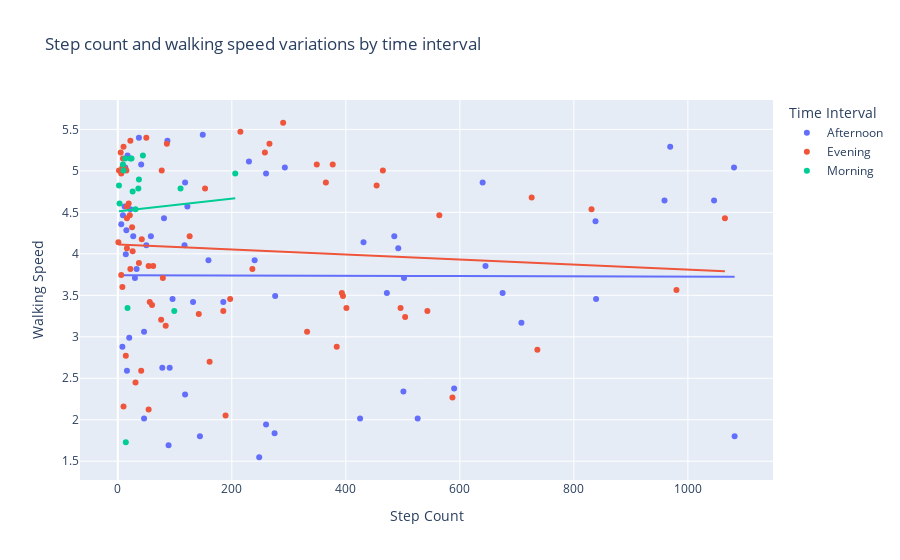

Notebook cell for this chart:
### Code cell
fig = px.scatter(data,x='Step Count',
                y='Walking Speed',
                color='Time Interval',
                title='Step count and walking speed variations by time interval',
                trendline='ols' )
fig.show()

### Figure 1 — Plotly figure (JSON) as saved in the notebook; plotly's stock layout.template omitted (floating-point values rounded to 4 significant figures)
{"data": [{"hovertemplate": "Time Interval=Afternoon<br>Step Count=%{x}<br>Walking Speed=%{y}<extra></extra>", "legendgroup": "Afternoon", "marker": {"color": "#636efa", "symbol": "circle"}, "mode": "markers", "name": "Afternoon", "orientation": "v", "showlegend": true, "type": "scatter", "x": [46, 645, 14, 13, 17, 122, 839, 118, 590, 425, 260, 838, 959, 89, 472, 117, 30, 492, 431, 502, 708, 675, 58, 27, 81, 6, 50, 78, 96, 132, 33, 91, 16, 501, 240, 20, 8, 185, 144, 526, 46, 118, 230, 293, 12, 9, 41, 22, 15, 485, 1046, 159, 260, 248, 1082, 275, 276, 149, 87, 37, 969, 640, 1081], "xaxis": "x", "y": [3.06, 3.852, 3.996, 5.04, 5.184, 4.572, 3.456, 2.304, 2.376, 2.016, 4.968, 4.392, 4.644, 1.692, 3.528, 4.104, 3.708, 4.068, 4.14, 3.708, 3.168, 3.528, 4.212, 4.212, 4.428, 4.356, 4.104, 2.628, 3.456, 3.42, 3.816, 2.628, 2.592, 2.34, 3.924, 2.988, 2.88, 3.42, 1.8, 2.016, 2.016, 4.86, 5.112, 5.04, 4.572, 4.464, 5.076, 4.536, 4.284, 4.212, 4.644, 3.924, 1.944, 1.548, 1.8, 1.836, 3.492, 5.436, 5.364, 5.4, 5.292, 4.86, 5.04], "yaxis": "y"}, {"hovertemplate": "<b>OLS trendline</b><br>Walking Speed = -1.70101e-05 * Step Count + 3.74265<br>R<sup>2</sup>=0.000023<br><br>Time Interval=Afternoon<br>Step Count=%{x}<br>Walking Speed=%{y} <b>(trend)</b><extra></extra>", "legendgroup": "Afternoon", "marker": {"color": "#636efa", "symbol": "circle"}, "mode": "lines", "name": "Afternoon", "showlegend": false, "type": "scatter", "x": [6, 8, 9, 12, 13, 14, 15, 16, 17, 20, 22, 27, 30, 33, 37, 41, 46, 46, 50, 58, 78, 81, 87, 89, 91, 96, 117, 118, 118, 122, 132, 144, 149, 159, 185, 230, 240, 248, 260, 260, 275, 276, 293, 425, 431, 472, 485, 492, 501, 502, 526, 590, 640, 645, 675, 708, 838, 839, 959, 969, 1046, 1081, 1082], "xaxis": "x", "y": [3.743, 3.743, 3.742, 3.742, 3.742, 3.742, 3.742, 3.742, 3.742, 3.742, 3.742, 3.742, 3.742, 3.742, 3.742, 3.742, 3.742, 3.742, 3.742, 3.742, 3.741, 3.741, 3.741, 3.741, 3.741, 3.741, 3.741, 3.741, 3.741, 3.741, 3.74, 3.74, 3.74, 3.74, 3.74, 3.739, 3.739, 3.738, 3.738, 3.738, 3.738, 3.738, 3.738, 3.735, 3.735, 3.735, 3.734, 3.734, 3.734, 3.734, 3.734, 3.733, 3.732, 3.732, 3.731, 3.731, 3.728, 3.728, 3.726, 3.726, 3.725, 3.724, 3.724], "yaxis": "y"}, {"hovertemplate": "Time Interval=Evening<br>Step Count=%{x}<br>Walking Speed=%{y}<extra></extra>", "legendgroup": "Evening", "marker": {"color": "#EF553B", "symbol": "circle"}, "mode": "markers", "name": "Evening", "orientation": "v", "showlegend": true, "type": "scatter", "x": [8, 564, 153, 16, 22, 16, 587, 496, 395, 401, 384, 161, 736, 142, 10, 8, 6, 56, 26, 1, 236, 14, 504, 60, 54, 77, 19, 189, 31, 84, 76, 41, 37, 21, 50, 10, 22, 15, 79, 454, 465, 11, 365, 377, 5, 9, 2, 86, 42, 332, 185, 290, 215, 258, 266, 54, 6, 349, 980, 726, 1065, 831, 126, 62, 25, 543, 393, 197, 16], "xaxis": "x", "y": [5.04, 4.464, 4.788, 4.068, 3.816, 4.572, 2.268, 3.348, 3.492, 3.348, 2.88, 2.7, 2.844, 3.276, 2.16, 3.6, 3.744, 3.42, 4.032, 4.14, 3.816, 2.772, 3.24, 3.384, 2.124, 5.004, 4.608, 2.052, 2.448, 3.132, 3.204, 2.592, 3.888, 4.464, 5.4, 5.292, 5.364, 5.004, 3.708, 4.824, 5.004, 5.04, 4.86, 5.076, 5.22, 5.148, 5.004, 5.328, 4.176, 3.06, 3.312, 5.58, 5.472, 5.22, 5.328, 3.852, 4.968, 5.076, 3.564, 4.68, 4.428, 4.536, 4.212, 3.852, 4.32, 3.312, 3.528, 3.456, 4.428], "yaxis": "y"}, {"hovertemplate": "<b>OLS trendline</b><br>Walking Speed = -0.000303736 * Step Count + 4.11271<br>R<sup>2</sup>=0.006415<br><br>Time Interval=Evening<br>Step Count=%{x}<br>Walking Speed=%{y} <b>(trend)</b><extra></extra>", "legendgroup": "Evening", "marker": {"color": "#EF553B", "symbol": "circle"}, "mode": "lines", "name": "Evening", "showlegend": false, "type": "scatter", "x": [1, 2, 5, 6, 6, 8, 8, 9, 10, 10, 11, 14, 15, 16, 16, 16, 19, 21, 22, 22, 25, 26, 31, 37, 41, 42, 50, 54, 54, 56, 60, 62, 76, 77, 79, 84, 86, 126, 142, 153, 161, 185, 189, 197, 215, 236, 258, 266, 290, 332, 349, 365, 377, 384, 393, 395, 401, 454, 465, 496, 504, 543, 564, 587, 726, 736, 831, 980, 1065], "xaxis": "x", "y": [4.112, 4.112, 4.111, 4.111, 4.111, 4.11, 4.11, 4.11, 4.11, 4.11, 4.109, 4.108, 4.108, 4.108, 4.108, 4.108, 4.107, 4.106, 4.106, 4.106, 4.105, 4.105, 4.103, 4.101, 4.1, 4.1, 4.098, 4.096, 4.096, 4.096, 4.094, 4.094, 4.09, 4.089, 4.089, 4.087, 4.087, 4.074, 4.07, 4.066, 4.064, 4.057, 4.055, 4.053, 4.047, 4.041, 4.034, 4.032, 4.025, 4.012, 4.007, 4.002, 3.998, 3.996, 3.993, 3.993, 3.991, 3.975, 3.971, 3.962, 3.96, 3.948, 3.941, 3.934, 3.892, 3.889, 3.86, 3.815, 3.789], "yaxis": "y"}, {"hovertemplate": "Time Interval=Morning<br>Step Count=%{x}<br>Walking Speed=%{y}<extra></extra>", "legendgroup": "Morning", "marker": {"color": "#00cc96", "symbol": "circle"}, "mode": "markers", "name": "Morning", "orientation": "v", "showlegend": true, "type": "scatter", "x": [37, 14, 22, 206, 44, 17, 24, 26, 110, 2, 9, 13, 10, 36, 99, 3, 31], "xaxis": "x", "y": [4.896, 1.728, 5.148, 4.968, 5.184, 3.348, 5.148, 4.752, 4.788, 4.824, 5.076, 5.148, 5.004, 4.788, 3.312, 4.608, 4.536], "yaxis": "y"}, {"hovertemplate": "<b>OLS trendline</b><br>Walking Speed = 0.000760925 * Step Count + 4.513<br>R<sup>2</sup>=0.001872<br><br>Time Interval=Morning<br>Step Count=%{x}<br>Walking Speed=%{y} <b>(trend)</b><extra></extra>", "legendgroup": "Morning", "marker": {"color": "#00cc96", "symbol": "circle"}, "mode": "lines", "name": "Morning", "showlegend": false, "type": "scatter", "x": [2, 3, 9, 10, 13, 14, 17, 22, 24, 26, 31, 36, 37, 44, 99, 110, 206], "xaxis": "x", "y": [4.515, 4.515, 4.52, 4.521, 4.523, 4.524, 4.526, 4.53, 4.531, 4.533, 4.537, 4.54, 4.541, 4.546, 4.588, 4.597, 4.67], "yaxis": "y"}], "layout": {"legend": {"title": {"text": "Time Interval"}, "tracegroupgap": 0}, "title": {"text": "Step count and walking speed variations by time interval"}, "xaxis": {"anchor": "y", "domain": [0, 1], "title": {"text": "Step Count"}}, "yaxis": {"anchor": "x", "domain": [0, 1], "title": {"text": "Walking Speed"}}}}
